Frame 1 (no input): blank canvas, image omitted
Frame 60 (the mouse pressed at the canvas centre just before this capture): blank canvas, image omitted
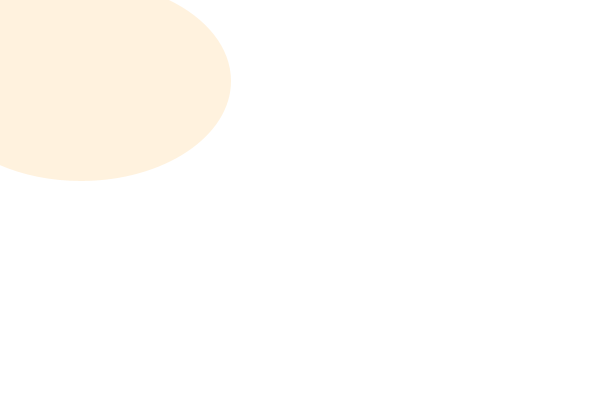
Frame 120 (the mouse held since frame 60 and released just before this capture)

The Processing sketch whose frames 1 and 60 were blank and that drew this single picture after the mouse press (run headless with seeded random() and noise(); from frame 60 on, the mouse is pressed at the canvas centre):

// Processing sketch: processing_70068
// ── processing_70068.pde

//zhaochang He zhaochah@andrew.cmu.edu
//hw4 function
//copyrights 


//variables
float x = 200;
float y = 200;
float speed = 1;


//setup
void setup(){
  size(600,400);
  smooth();
}

void draw(){
  background(255);
  display();
  moveEllipse();
  shootline();
}
  
//display ellipse  
void display(){
 noStroke();
fill(mouseX, mouseY,random(50,150),60);
ellipse(x, y, mouseX,mouseY);
}


// move the ellipse to upper left corner 
void moveEllipse(){
if (mouseX > width/2 && mouseY>height/2) {
x= x+speed;
y = y+ speed;
}else {
  x=x-speed;
  y=y-speed;
}
}

//press "up" to shoot out lines from the center of the ellipse
//to the mouse cursor. From this line you can vividly see that
//you can use your mouse to drag the ellipse back 
void shootline(){
if (keyCode == UP){
  strokeWeight(3);
  stroke(random(100,255), random(100, 255), random(100,255));
  line(x,y, mouseX, mouseY);
}
}




  
